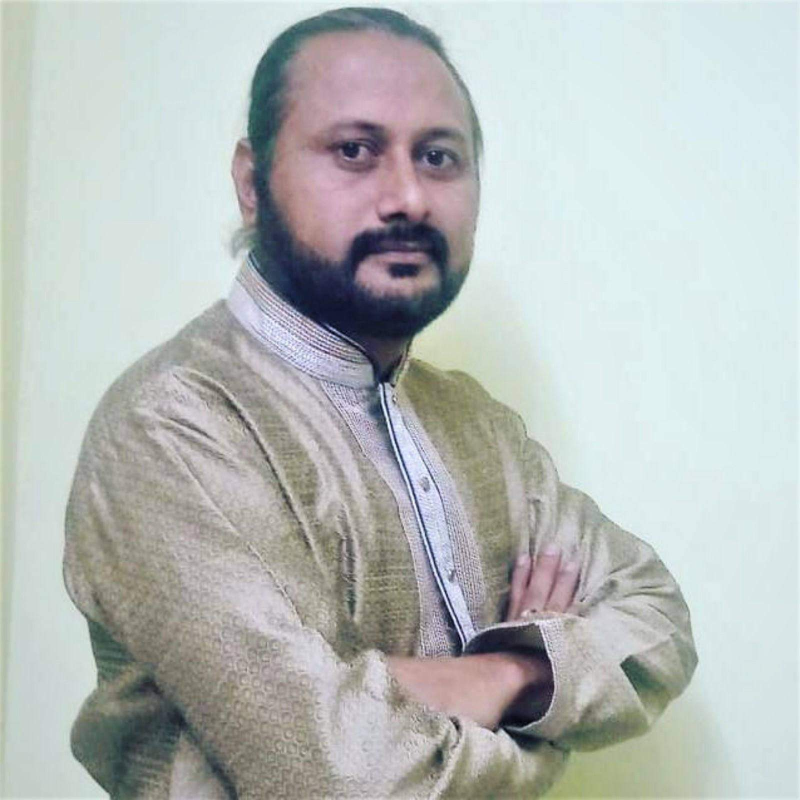
#> input picture scripts/assets/speaker-source.jpg, 1600 x 1600 px (shown at 1/2 size)
$ python synthesize_talking_avatar_video.py assets/speaker-source.jpg assets/speaker-source.jpg out.png 1.0
#> lines starting #> are read from the running program, lines starting #| are printed output that depends on the picture
#!/usr/bin/env python3
"""
Real Video Generation Engine:
Takes a themed portrait of Mohan Sir (Face + Profession Attire/Environment),
adds natural facial micro-movements, eye blinks, breathing sway, cinematic zoom,
and audio-driven mouth viseme lip movements, and encodes into a 1080p MP4.
"""

import os
import sys
import wave
import cv2
import numpy as np
from PIL import Image

def get_audio_amplitude_envelope(wav_path, fps=30, total_seconds=None):
    with wave.open(wav_path, 'rb') as wf:
        n_channels = wf.getnchannels()
        sampwidth = wf.getsampwidth()
        framerate = wf.getframerate()
        n_frames = wf.getnframes()
        raw_data = wf.readframes(n_frames)

    # 16-bit mono or stereo
    if sampwidth == 2:
        dtype = np.int16
    else:
        dtype = np.uint8

    audio_arr = np.frombuffer(raw_data, dtype=dtype)
    if n_channels > 1:
        audio_arr = audio_arr.reshape(-1, n_channels)[:, 0]

    audio_duration = len(audio_arr) / framerate
    target_duration = total_seconds if total_seconds else audio_duration
    total_video_frames = int(target_duration * fps)

    samples_per_video_frame = int(framerate / fps)
    envelope = []

    for i in range(total_video_frames):
        start = i * samples_per_video_frame
        end = start + samples_per_video_frame
        if start < len(audio_arr):
            chunk = np.abs(audio_arr[start:end].astype(np.float32))
            rms = np.mean(chunk) if len(chunk) > 0 else 0
        else:
            rms = 0
        envelope.append(rms)

    envelope = np.array(envelope, dtype=np.float32)
    max_val = np.percentile(envelope, 95)
    if max_val > 0:
        envelope = np.clip(envelope / max_val, 0.0, 1.0)

    # Smooth envelope with Gaussian filter
    kernel = np.ones(5, dtype=np.float32) / 5.0
    envelope = np.convolve(envelope, kernel, mode='same')

    return envelope, target_duration

def generate_talking_video(image_path, audio_path, output_mp4_path, duration_sec=15):
#> called with image_path = 'assets/speaker-source.jpg', audio_path = 'assets/speaker-source.jpg', output_mp4_path = 'out.png', duration_sec = 1
    print(f"Loading portrait: {image_path}")
    base_bgr = cv2.imread(image_path)
#> base_bgr is the input picture: shape (1600, 1600, 3); mean B, G, R 186.6, 188.3, 183.3
    if base_bgr is None:
        raise ValueError(f"Could not load image: {image_path}")

    # Resize to exact 1920x1080
    base_bgr = cv2.resize(base_bgr, (1920, 1080), interpolation=cv2.INTER_LANCZOS4)
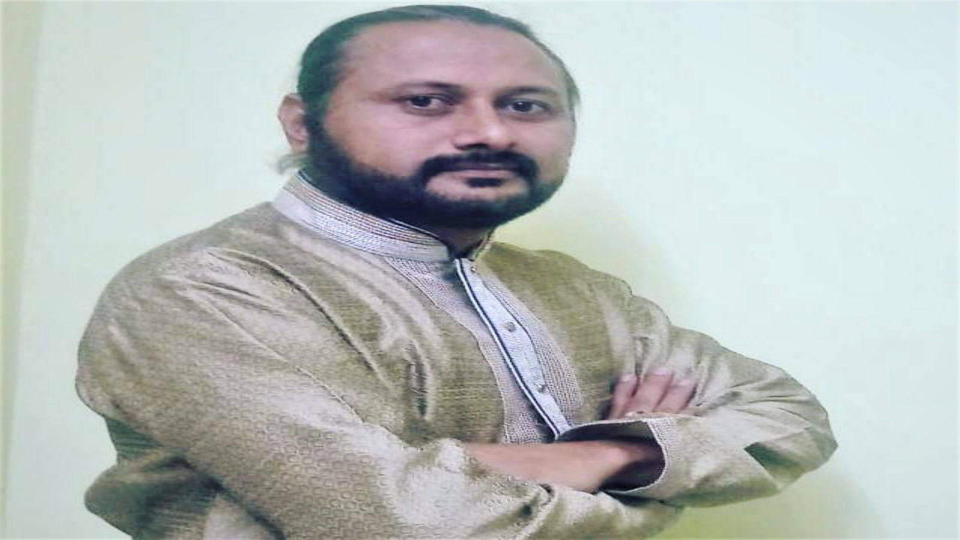
#> base_bgr: shape (1080, 1920, 3) (shown at 1/2 size); mean B, G, R 186.6, 188.3, 183.3
    h, w = base_bgr.shape[:2]
#> h = 1080; w = 1920

    # Get audio envelope
    fps = 30
    envelope, duration = get_audio_amplitude_envelope(audio_path, fps=fps, total_seconds=duration_sec)
    total_frames = len(envelope)
    print(f"Total video frames to render: {total_frames} ({duration:.1f}s at {fps} fps)")

    # Estimate face center and mouth region
    # For standard chest-up 1080p portrait:
    # Face center is roughly around x: 0.50*w, y: 0.35*h
    face_cx = int(w * 0.50)
    face_cy = int(h * 0.36)

    # Mouth region (viseme deformation zone):
    mouth_cx = face_cx
    mouth_cy = int(face_cy + h * 0.13)
    mouth_rx = int(w * 0.045)  # mouth half-width ~86px
    mouth_ry = int(h * 0.028)  # mouth half-height ~30px

    # Eye regions (for blinking):
    eye_lx = int(face_cx - w * 0.045)
    eye_rx = int(face_cx + w * 0.045)
    eye_y = int(face_cy - h * 0.025)
    eye_r = int(w * 0.022)

    temp_raw_avi = output_mp4_path + ".raw.avi"
    fourcc = cv2.VideoWriter_fourcc(*'MJPG')
    out_writer = cv2.VideoWriter(temp_raw_avi, fourcc, fps, (w, h))

    for f in range(total_frames):
        vol = float(envelope[f])  # 0.0 to 1.0 speech intensity
        t = f / fps

        frame = base_bgr.copy()

        # 1. Subtle breathing float (vertical sway ±2px)
        float_y = int(2.0 * np.sin(2.0 * np.pi * t * 0.28))
        float_x = int(1.0 * np.cos(2.0 * np.pi * t * 0.14))

        if float_y != 0 or float_x != 0:
            M = np.float32([[1, 0, float_x], [0, 1, float_y]])
            frame = cv2.warpAffine(frame, M, (w, h), borderMode=cv2.BORDER_REFLECT)

        # 2. Eye Blinking (Every 3.8 seconds, lasting 4 frames)
        blink_period_frames = int(3.8 * fps)
        frame_in_cycle = f % blink_period_frames
        if frame_in_cycle < 5:
            # Blink closing factor
            blink_pct = np.sin((frame_in_cycle / 5.0) * np.pi)
            for ex in [eye_lx, eye_rx]:
                ey_top = eye_y - eye_r
                ey_bot = eye_y + eye_r
                ex_l = ex - eye_r
                ex_r = ex + eye_r

                # Darken eye region slightly downward to simulate eyelid closing
                eye_crop = frame[ey_top:ey_bot, ex_l:ex_r].astype(np.float32)
                lid_h = int(eye_crop.shape[0] * blink_pct * 0.6)
                if lid_h > 0:
                    skin_tone = np.mean(frame[ey_top-5:ey_top, ex_l:ex_r], axis=(0,1))
                    eye_crop[:lid_h, :] = eye_crop[:lid_h, :] * 0.3 + skin_tone * 0.7
                    frame[ey_top:ey_bot, ex_l:ex_r] = eye_crop.astype(np.uint8)

        # 3. Dynamic Mouth Viseme Opening proportional to speech volume
        if vol > 0.08:
            open_dy = int(vol * 7.5) # 0 to 7 pixels open
            if open_dy > 0:
                y1 = max(0, mouth_cy - mouth_ry)
                y2 = min(h, mouth_cy + mouth_ry + open_dy + 4)
                x1 = max(0, mouth_cx - mouth_rx)
                x2 = min(w, mouth_cx + mouth_rx)

                mouth_patch = frame[y1:y2, x1:x2].copy()
                ph, pw = mouth_patch.shape[:2]

                # Vertical stretch downwards to create natural lower-lip motion
                map_x, map_y = np.meshgrid(np.arange(pw), np.arange(ph))
                map_x = map_x.astype(np.float32)
                map_y = map_y.astype(np.float32)

                # Weight by proximity to mouth center
                dist_x = np.abs(map_x - (pw / 2.0)) / (pw / 2.0)
                dist_y = np.maximum(0, (map_y - (ph * 0.45))) / (ph * 0.55)
                weight = (1.0 - np.clip(dist_x, 0, 1)) * np.clip(dist_y, 0, 1)

                # Displace downward
                map_y_displaced = map_y - (weight * open_dy)
                deformed = cv2.remap(mouth_patch, map_x, map_y_displaced, cv2.INTER_LINEAR, borderMode=cv2.BORDER_REFLECT)

                # Blend with Gaussian feathered mask
                mask = np.zeros((ph, pw), dtype=np.float32)
                cv2.ellipse(mask, (pw // 2, int(ph * 0.55)), (pw // 2 - 4, int(ph * 0.45)), 0, 0, 360, 1.0, -1)
                mask = cv2.GaussianBlur(mask, (15, 15), 0)
                mask = np.expand_dims(mask, axis=2)

                frame[y1:y2, x1:x2] = (deformed * mask + frame[y1:y2, x1:x2] * (1.0 - mask)).astype(np.uint8)

        # 4. Slow cinematic zoom (1.00x -> 1.03x)
        zoom_factor = 1.00 + (0.03 * (f / total_frames))
        if zoom_factor > 1.001:
            cw = int(w / zoom_factor)
            ch = int(h / zoom_factor)
            cx1 = (w - cw) // 2
            cy1 = int((h - ch) * 0.35)
            cropped = frame[cy1:cy1+ch, cx1:cx1+cw]
            frame = cv2.resize(cropped, (w, h), interpolation=cv2.INTER_LINEAR)

        out_writer.write(frame)

    out_writer.release()
    print("Raw video frames rendered. Merging audio with FFmpeg...")

    # Merge with FFmpeg: H.264 1080p + AAC Stereo audio
    ffmpeg_cmd = (
        f'ffmpeg -y -i "{temp_raw_avi}" -i "{audio_path}" '
        f'-t {duration:.2f} '
        f'-c:v libx264 -pix_fmt yuv420p -preset fast -crf 20 '
        f'-c:a aac -b:a 192k -movflags +faststart '
        f'"{output_mp4_path}"'
    )
    res = os.system(ffmpeg_cmd)

    if os.path.exists(temp_raw_avi):
        os.remove(temp_raw_avi)

    if res == 0 and os.path.exists(output_mp4_path):
        print(f"✅ Generated real video: {output_mp4_path} ({os.path.getsize(output_mp4_path)} bytes)")
        return True
    else:
        raise RuntimeError("FFmpeg export failed.")

if __name__ == "__main__":
    img = sys.argv[1]
    aud = sys.argv[2]
    out = sys.argv[3]
    dur = float(sys.argv[4]) if len(sys.argv) > 4 else 15
#> (the run stopped early here; a loop or call above may not have finished)
